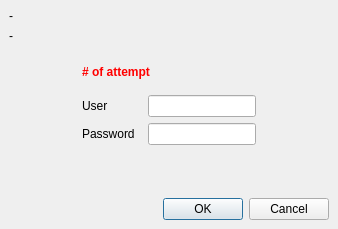
<?xml version="1.0" encoding="UTF-8"?>
<ui version="4.0">
 <class>PasswordDialog</class>
 <widget class="QDialog" name="PasswordDialog">
  <property name="geometry">
   <rect>
    <x>0</x>
    <y>0</y>
    <width>338</width>
    <height>229</height>
   </rect>
  </property>
  <property name="windowTitle">
   <string>Authentication Required</string>
  </property>
  <layout class="QGridLayout">
   <property name="leftMargin">
    <number>9</number>
   </property>
   <property name="topMargin">
    <number>9</number>
   </property>
   <property name="rightMargin">
    <number>9</number>
   </property>
   <property name="bottomMargin">
    <number>9</number>
   </property>
   <property name="spacing">
    <number>6</number>
   </property>
   <item row="8" column="1" colspan="2">
    <spacer>
     <property name="orientation">
      <enum>Qt::Vertical</enum>
     </property>
     <property name="sizeHint" stdset="0">
      <size>
       <width>20</width>
       <height>0</height>
      </size>
     </property>
    </spacer>
   </item>
   <item row="7" column="2">
    <widget class="QLineEdit" name="password_le">
     <property name="sizePolicy">
      <sizepolicy hsizetype="Preferred" vsizetype="Fixed">
       <horstretch>0</horstretch>
       <verstretch>0</verstretch>
      </sizepolicy>
     </property>
     <property name="echoMode">
      <enum>QLineEdit::Password</enum>
     </property>
    </widget>
   </item>
   <item row="6" column="1">
    <widget class="QLabel" name="label">
     <property name="text">
      <string>User</string>
     </property>
    </widget>
   </item>
   <item row="7" column="1">
    <widget class="QLabel" name="label_3">
     <property name="text">
      <string>Password  </string>
     </property>
    </widget>
   </item>
   <item row="6" column="2">
    <widget class="QLineEdit" name="user_le">
     <property name="sizePolicy">
      <sizepolicy hsizetype="Preferred" vsizetype="Fixed">
       <horstretch>0</horstretch>
       <verstretch>0</verstretch>
      </sizepolicy>
     </property>
    </widget>
   </item>
   <item row="9" column="0" colspan="4">
    <widget class="QDialogButtonBox" name="buttonBox">
     <property name="orientation">
      <enum>Qt::Horizontal</enum>
     </property>
     <property name="standardButtons">
      <set>QDialogButtonBox::Cancel|QDialogButtonBox::Ok</set>
     </property>
    </widget>
   </item>
   <item row="0" column="0" rowspan="2" colspan="4">
    <widget class="QLabel" name="realm_label">
     <property name="text">
      <string>-</string>
     </property>
     <property name="alignment">
      <set>Qt::AlignLeading|Qt::AlignLeft|Qt::AlignVCenter</set>
     </property>
     <property name="wordWrap">
      <bool>false</bool>
     </property>
    </widget>
   </item>
   <item row="3" column="1" colspan="2">
    <spacer>
     <property name="orientation">
      <enum>Qt::Vertical</enum>
     </property>
     <property name="sizeType">
      <enum>QSizePolicy::Fixed</enum>
     </property>
     <property name="sizeHint" stdset="0">
      <size>
       <width>20</width>
       <height>16</height>
      </size>
     </property>
    </spacer>
   </item>
   <item row="6" column="0">
    <spacer>
     <property name="orientation">
      <enum>Qt::Horizontal</enum>
     </property>
     <property name="sizeType">
      <enum>QSizePolicy::Expanding</enum>
     </property>
     <property name="sizeHint" stdset="0">
      <size>
       <width>10</width>
       <height>20</height>
      </size>
     </property>
    </spacer>
   </item>
   <item row="4" column="1" colspan="3">
    <widget class="QLabel" name="attempt_label">
     <property name="palette">
      <palette>
       <active>
        <colorrole role="WindowText">
         <brush brushstyle="SolidPattern">
          <color alpha="255">
           <red>255</red>
           <green>0</green>
           <blue>0</blue>
          </color>
         </brush>
        </colorrole>
       </active>
       <inactive>
        <colorrole role="WindowText">
         <brush brushstyle="SolidPattern">
          <color alpha="255">
           <red>255</red>
           <green>0</green>
           <blue>0</blue>
          </color>
         </brush>
        </colorrole>
       </inactive>
       <disabled>
        <colorrole role="WindowText">
         <brush brushstyle="SolidPattern">
          <color alpha="255">
           <red>190</red>
           <green>190</green>
           <blue>190</blue>
          </color>
         </brush>
        </colorrole>
       </disabled>
      </palette>
     </property>
     <property name="font">
      <font>
       <weight>75</weight>
       <bold>true</bold>
      </font>
     </property>
     <property name="text">
      <string># of attempt</string>
     </property>
    </widget>
   </item>
   <item row="6" column="3">
    <spacer>
     <property name="orientation">
      <enum>Qt::Horizontal</enum>
     </property>
     <property name="sizeHint" stdset="0">
      <size>
       <width>40</width>
       <height>20</height>
      </size>
     </property>
    </spacer>
   </item>
   <item row="2" column="0" colspan="4">
    <widget class="QLabel" name="where_label">
     <property name="text">
      <string>-</string>
     </property>
     <property name="alignment">
      <set>Qt::AlignLeading|Qt::AlignLeft|Qt::AlignVCenter</set>
     </property>
     <property name="wordWrap">
      <bool>false</bool>
     </property>
    </widget>
   </item>
   <item row="5" column="1" colspan="2">
    <spacer name="verticalSpacer">
     <property name="orientation">
      <enum>Qt::Vertical</enum>
     </property>
     <property name="sizeType">
      <enum>QSizePolicy::Fixed</enum>
     </property>
     <property name="sizeHint" stdset="0">
      <size>
       <width>20</width>
       <height>10</height>
      </size>
     </property>
    </spacer>
   </item>
  </layout>
 </widget>
 <tabstops>
  <tabstop>user_le</tabstop>
  <tabstop>password_le</tabstop>
  <tabstop>buttonBox</tabstop>
 </tabstops>
 <resources/>
 <connections>
  <connection>
   <sender>buttonBox</sender>
   <signal>accepted()</signal>
   <receiver>PasswordDialog</receiver>
   <slot>accept()</slot>
   <hints>
    <hint type="sourcelabel">
     <x>248</x>
     <y>254</y>
    </hint>
    <hint type="destinationlabel">
     <x>157</x>
     <y>274</y>
    </hint>
   </hints>
  </connection>
  <connection>
   <sender>buttonBox</sender>
   <signal>rejected()</signal>
   <receiver>PasswordDialog</receiver>
   <slot>reject()</slot>
   <hints>
    <hint type="sourcelabel">
     <x>316</x>
     <y>260</y>
    </hint>
    <hint type="destinationlabel">
     <x>286</x>
     <y>274</y>
    </hint>
   </hints>
  </connection>
 </connections>
</ui>
